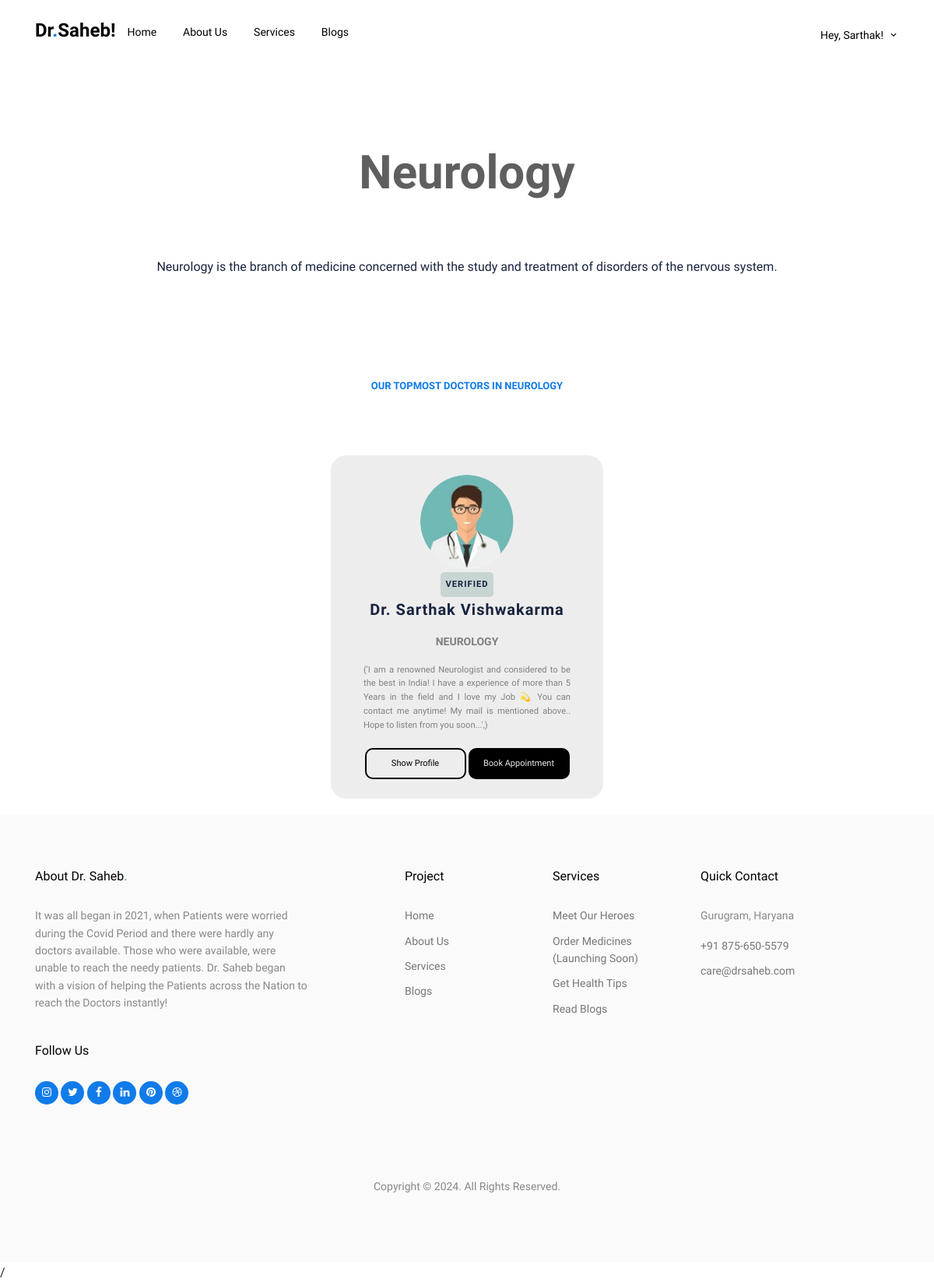
The app's page /services/neurology (signed in) with its own data.
### department/models.py (models this page shows, shortened)
class Department(models.Model):
    name = models.CharField(max_length=100)
    desc = models.TextField(max_length=200)
    slug = AutoSlugField(unique=True, null=True, populate_from = 'name', default=None)

### doctor/models.py (models this page shows)
class DoctorProfile(models.Model):
    user = models.OneToOneField(User, on_delete=models.CASCADE)
    department = models.ForeignKey(Department, on_delete=models.CASCADE)
    reg_no = models.CharField(max_length=10)
    specialist = models.CharField(max_length=100)
    desc = models.TextField(max_length=200, default=None)
    degree = models.CharField(max_length=200)
    hospital = models.CharField(max_length=150)
    hospital_district = models.CharField(max_length=150)
    hospital_state = models.CharField(max_length=150)
    fees = models.CharField(max_length=50)
    avail = models.BooleanField(default=False)
    room_id = models.CharField(max_length=100, default='--')

### drsaheb/views.py (the view)
# urls.py: path('services/<slug>', views.depart),
@login_required(login_url='/sign-in/')
def depart(request, slug):
    data = Department.objects.filter(slug = slug).first()
    doctors = DoctorProfile.objects.filter(department = data)
    return render(request, 'Departments.html', {
        'data':data,
        'doctors':doctors
    })

### Templates/Departments.html
{% extends 'Base/Base.html' %}
{% block content %}
<div class="untree_co-hero pb-0" id="home-section">
    <div class="container">
        <div class="row d-flex align-items-center justify-content-center">
            <div class="col-12">
                <div class="row justify-content-center">
                    <div class="col-md-7 text-center mb-5">
                        <h1 style="font-size: 60px; color: #5f5f5f;" class="heading" data-aos="fade-up"
                            data-aos-delay="0">{{data.name}}
                        </h1>
                    </div>
                </div>
            </div>
            <div class="row align-items-center justify-content-center">
                <div class="col-lg-12 d-flex align-items-center justify-content-center" style="text-align: center ;">
                    <div class="intro">
                        <div class="excerpt" data-aos="fade-up" data-aos-delay="100">
                            {{data.desc}}
                        </div>
                    </div>
                </div>
            </div>
        </div>
    </div>
</div>
<div class="container">
    <div class="row d-flex align-items-center justify-content-center">
        <div class="col-12">
            <div class="row justify-content-center">
                <div class="col-md-7 text-center mb-5">
                    <span class="caption" data-aos="fade-up" data-aos-delay="0">Our Topmost Doctors in
                        {{data.name}}</span>
                </div>
            </div>
        </div>
    </div>
</div>
{% for doctor in doctors %}
<div class="container-xyz" data-aos="fade-left" data-aos-delay="100">
    <div class="box1 box2">
        <div class="content">
            <div class="image">
                <img src="/Static/Images/dr.jpg" alt="Profile Image">
            </div>
            <div class="level">
                <p>VERIFIED</p>
            </div>
            <div class="text">
                <p class="name">Dr. {{doctor.user.first_name}} {{doctor.user.last_name}}</p>
                <p class="job_title">{{data.name}}</p>
                <p class="job_description">{{doctor.desc}}</p>
            </div>
            <div class="button">
                <div>
                    <button class="message" type="button">Show Profile</button>
                </div>
                <div>
                    <a href="/book/{{doctor.user.username}}"><button class="connect" type="button">Book Appointment</button></a>
                </div>
            </div>
        </div>
    </div>
</div>
{% empty %}
<div class="container-xyz" style="color: #5f5f5f; font-size: 20px;" data-aos="fade-up" data-aos-delay="100">
    No Doctors Available
</div>
{% endfor %}
{% endblock %}

### Templates/Base/Navbar.html (shortened to what this page needs)
<nav class="site-nav dark js-site-navbar mb-5 site-navbar-target">
  <div class="container">
    <div class="site-navigation">
      <a href="index.html" class="logo m-0 float-left">Dr<span class="text-primary">.</span>Saheb!</a>
      <ul class="js-clone-nav d-none d-lg-inline-block site-menu float-left">
        <li class="active"><a href="/" class="nav-link">Home</a></li>
        <li><a href="{% url 'about' %}" class="nav-link">About Us</a></li>
        {% if request.user.is_authenticated %}
        <li><a href="{% url 'services' %}" class="nav-link">Services</a></li>
        <li><a href="{% url 'blog:blogs' %}" class="nav-link">Blogs</a></li>
        {% endif %}
      </ul>
      <ul class="js-clone-nav d-none mt-1 d-lg-inline-block site-menu float-right">
        {% if request.user.is_authenticated %}
        <li class="has-children">
          <a href="#" class="nav-link">Hey, {{ request.user.first_name }}!</a>
        </li>
        {% else %}
        <li class="cta-button-outline"><a href="{% url 'account:sign-in' %}">Sign in</a></li>
        <li class="cta-primary"><a href="{% url 'account:register' %}">Register</a></li>
        {% endif %}
      </ul>
    </div>
  </div>
</nav>

### Static/css/Account.css (style rules this page uses)
* { box-sizing: border-box; margin: 0; padding: 0; }

### Static/css/style.css (style rules this page uses)
body { font-family: "Work Sans", sans-serif; line-height: 1.6; background: #ffffff; overflow-x: hidden; font-size: 16px; color: #18233F; letter-spacing: normal; }
body:before { content: ""; position: fixed; top: 0; left: 0; z-index: 99; right: 0; bottom: 0; background: rgba(0, 0, 0, 0.2); opacity: 0; visibility: hidden; -webkit-transition: .3s all ease; -o-transition: .3s all ease; transition: .3s all ease; }
a { color: #107BE9; -webkit-transition: .3s all ease; -o-transition: .3s all ease; transition: .3s all ease; }
.text-primary { color: #107BE9 !important; }
h1, .h1, h2, .h2, h3, .h3, h4, .h4 { font-family: "Work Sans", sans-serif; color: #000000; }
.logo { font-size: 24px; color: #ffffff; font-weight: 700; }
.site-nav { position: absolute; width: 100%; z-index: 10; }
.site-nav a { position: relative; z-index: 9; cursor: pointer; }
.site-nav { padding-top: 20px; padding-bottom: 20px; }
.site-nav .site-navigation .site-menu { margin-bottom: 0; }
.site-nav .site-navigation .site-menu > li { display: inline-block; }
.site-nav .site-navigation .site-menu > li > a { font-weight: 500; font-size: 14px; padding: 10px 15px; display: inline-block; text-decoration: none !important; position: relative; }
.site-nav .site-navigation .site-menu > li.active > a { color: #ffffff; }
.site-nav .site-navigation .site-menu .has-children { position: relative; }
.site-nav .site-navigation .site-menu .has-children > a { position: relative; padding-right: 20px; }
.site-nav .site-navigation .site-menu .has-children > a:before { position: absolute; content: "\e313"; font-size: 14px; top: 50%; right: 0; -webkit-transform: translateY(-50%); -ms-transform: translateY(-50%); transform: translateY(-50%); font-family: 'icomoon'; }
.site-nav.dark a { color: #000000; }
.site-nav.dark .site-navigation .site-menu > li.active > a { color: #000000; }
.untree_co-hero { position: relative; }
.untree_co-hero, .untree_co-hero > .container > .row { padding: 6rem 0; }
.untree_co-hero .heading { line-height: 1; font-weight: 700; color: #000000; margin-bottom: 30px; font-size: clamp(2rem, 2.5vw, 4rem); }
.untree_co-hero .intro { position: relative; z-index: 2; }
.untree_co-hero .excerpt { margin-bottom: 30px; }
.caption { color: #107BE9; font-size: 13px; text-transform: uppercase; font-weight: 700; display: inline-block; }

### Static/css/MyCSS.css (style rules this page uses)
.container-xyz { display: flex; flex-direction: row; flex-wrap: wrap; gap: 15px; align-items: center; justify-content: center; margin: 20px 0; }
.box2 { width: 350px; height: fit-content; border-radius: 20px; padding: 10px; text-align: center; background: #ededed; }
.box1 { margin-top: 10px; }
.box1 .content { margin: 15px 2px; }
.image img { height: auto; width: 120px; border-radius: 50%; display: block; margin-left: auto; margin-right: auto; margin-bottom: 5px; }
.level { font-size: 0.7em; background-color: rgb(164, 189, 183, 0.5); width: min-content; padding: 7px; border-radius: 5px; font-weight: bolder; letter-spacing: 1px; display: block; margin: 0px auto; }
.level p { margin: 0; width: fit-content; }
.name { font-size: 1.25em; font-weight: bolder; letter-spacing: 1px; }
.job_title { font-size: 14px; color: gray; font-weight: 600; text-transform: uppercase; margin-top: -2px; }
.job_description { font-size: 0.7em; color: gray; margin: 10px 30px 20px; text-align: justify; }
button { width: 130px; height: 40px; border-radius: 10px; }
.button { display: flex; justify-content: space-around; flex-direction: row; margin: 20px 30px 0px; font-size: 11px; }
.button .message { background: #ededed; border: 2px solid #000; }
.button .connect { background-color: #000; color: #ededed; border: none; }

### records on screen
Department: name "Neurology", desc "Neurology is the branch of medicine concerned with the study and treatment of disorders of the nervous system.", name "NEUROLOGY"
DoctorProfile: user.first_name "Sarthak", user.last_name "Vishwakarma", desc "('I am a renowned Neurologist and considered to be the best in India! I have a experience of more than 5 Years in the field and I love my Job 💫 You can contact me anytime! My mail is mentioned above.. Hope to listen from you soon...',)"

### other values on screen
{{ request.user.first_name }} "Sarthak"
